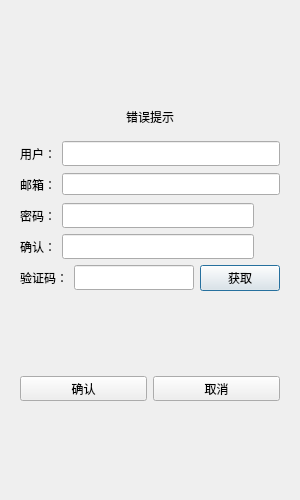
<?xml version="1.0" encoding="UTF-8"?>
<ui version="4.0">
 <class>RegisterDialog</class>
 <widget class="QDialog" name="RegisterDialog">
  <property name="geometry">
   <rect>
    <x>0</x>
    <y>0</y>
    <width>300</width>
    <height>500</height>
   </rect>
  </property>
  <property name="minimumSize">
   <size>
    <width>300</width>
    <height>500</height>
   </size>
  </property>
  <property name="maximumSize">
   <size>
    <width>300</width>
    <height>500</height>
   </size>
  </property>
  <property name="windowTitle">
   <string>Dialog</string>
  </property>
  <layout class="QHBoxLayout" name="horizontalLayout_9">
   <item>
    <layout class="QVBoxLayout" name="verticalLayout">
     <item>
      <widget class="QStackedWidget" name="stackedWidget">
       <property name="currentIndex">
        <number>0</number>
       </property>
       <widget class="QWidget" name="page">
        <layout class="QVBoxLayout" name="verticalLayout_3">
         <item>
          <spacer name="verticalSpacer">
           <property name="orientation">
            <enum>Qt::Vertical</enum>
           </property>
           <property name="sizeHint" stdset="0">
            <size>
             <width>20</width>
             <height>40</height>
            </size>
           </property>
          </spacer>
         </item>
         <item>
          <widget class="QWidget" name="widget" native="true">
           <layout class="QVBoxLayout" name="verticalLayout_4">
            <item>
             <widget class="QLabel" name="err_tip">
              <property name="text">
               <string>错误提示</string>
              </property>
              <property name="alignment">
               <set>Qt::AlignCenter</set>
              </property>
             </widget>
            </item>
           </layout>
          </widget>
         </item>
         <item>
          <layout class="QHBoxLayout" name="horizontalLayout">
           <item>
            <widget class="QLabel" name="user_label">
             <property name="minimumSize">
              <size>
               <width>0</width>
               <height>25</height>
              </size>
             </property>
             <property name="maximumSize">
              <size>
               <width>16777215</width>
               <height>25</height>
              </size>
             </property>
             <property name="text">
              <string>用户：</string>
             </property>
            </widget>
           </item>
           <item>
            <widget class="QLineEdit" name="user_edit">
             <property name="maximumSize">
              <size>
               <width>16777215</width>
               <height>25</height>
              </size>
             </property>
            </widget>
           </item>
          </layout>
         </item>
         <item>
          <layout class="QHBoxLayout" name="horizontalLayout_2">
           <item>
            <widget class="QLabel" name="email_label">
             <property name="minimumSize">
              <size>
               <width>0</width>
               <height>25</height>
              </size>
             </property>
             <property name="maximumSize">
              <size>
               <width>16777215</width>
               <height>25</height>
              </size>
             </property>
             <property name="text">
              <string>邮箱：</string>
             </property>
            </widget>
           </item>
           <item>
            <widget class="QLineEdit" name="email_edit"/>
           </item>
          </layout>
         </item>
         <item>
          <layout class="QHBoxLayout" name="horizontalLayout_3">
           <item>
            <widget class="QLabel" name="pass_label">
             <property name="minimumSize">
              <size>
               <width>0</width>
               <height>25</height>
              </size>
             </property>
             <property name="maximumSize">
              <size>
               <width>16777215</width>
               <height>25</height>
              </size>
             </property>
             <property name="text">
              <string>密码：</string>
             </property>
            </widget>
           </item>
           <item>
            <widget class="QLineEdit" name="pass_edit">
             <property name="maximumSize">
              <size>
               <width>16777215</width>
               <height>25</height>
              </size>
             </property>
            </widget>
           </item>
           <item>
            <widget class="ClickedLabel" name="pass_visible">
             <property name="minimumSize">
              <size>
               <width>20</width>
               <height>20</height>
              </size>
             </property>
             <property name="maximumSize">
              <size>
               <width>20</width>
               <height>20</height>
              </size>
             </property>
             <property name="text">
              <string/>
             </property>
            </widget>
           </item>
          </layout>
         </item>
         <item>
          <layout class="QHBoxLayout" name="horizontalLayout_4">
           <item>
            <widget class="QLabel" name="confirm_label">
             <property name="minimumSize">
              <size>
               <width>0</width>
               <height>25</height>
              </size>
             </property>
             <property name="maximumSize">
              <size>
               <width>16777215</width>
               <height>25</height>
              </size>
             </property>
             <property name="text">
              <string>确认：</string>
             </property>
            </widget>
           </item>
           <item>
            <widget class="QLineEdit" name="confirm_edit">
             <property name="minimumSize">
              <size>
               <width>0</width>
               <height>25</height>
              </size>
             </property>
             <property name="maximumSize">
              <size>
               <width>16777215</width>
               <height>25</height>
              </size>
             </property>
            </widget>
           </item>
           <item>
            <widget class="ClickedLabel" name="confirm_visible">
             <property name="minimumSize">
              <size>
               <width>20</width>
               <height>20</height>
              </size>
             </property>
             <property name="maximumSize">
              <size>
               <width>20</width>
               <height>20</height>
              </size>
             </property>
             <property name="text">
              <string/>
             </property>
            </widget>
           </item>
          </layout>
         </item>
         <item>
          <layout class="QHBoxLayout" name="horizontalLayout_5">
           <item>
            <widget class="QLabel" name="varify_label">
             <property name="minimumSize">
              <size>
               <width>0</width>
               <height>25</height>
              </size>
             </property>
             <property name="maximumSize">
              <size>
               <width>16777215</width>
               <height>25</height>
              </size>
             </property>
             <property name="text">
              <string>验证码：</string>
             </property>
            </widget>
           </item>
           <item>
            <widget class="QLineEdit" name="varify_edit">
             <property name="minimumSize">
              <size>
               <width>0</width>
               <height>25</height>
              </size>
             </property>
             <property name="maximumSize">
              <size>
               <width>16777215</width>
               <height>25</height>
              </size>
             </property>
            </widget>
           </item>
           <item>
            <widget class="TimerBtn" name="get_code">
             <property name="text">
              <string>获取</string>
             </property>
            </widget>
           </item>
          </layout>
         </item>
         <item>
          <spacer name="verticalSpacer_2">
           <property name="orientation">
            <enum>Qt::Vertical</enum>
           </property>
           <property name="sizeHint" stdset="0">
            <size>
             <width>20</width>
             <height>40</height>
            </size>
           </property>
          </spacer>
         </item>
         <item>
          <layout class="QHBoxLayout" name="horizontalLayout_6">
           <item>
            <widget class="QPushButton" name="sure_btn">
             <property name="minimumSize">
              <size>
               <width>0</width>
               <height>25</height>
              </size>
             </property>
             <property name="maximumSize">
              <size>
               <width>16777215</width>
               <height>25</height>
              </size>
             </property>
             <property name="text">
              <string>确认</string>
             </property>
            </widget>
           </item>
           <item>
            <widget class="QPushButton" name="cancel_btn">
             <property name="minimumSize">
              <size>
               <width>0</width>
               <height>25</height>
              </size>
             </property>
             <property name="maximumSize">
              <size>
               <width>16777215</width>
               <height>25</height>
              </size>
             </property>
             <property name="text">
              <string>取消</string>
             </property>
            </widget>
           </item>
          </layout>
         </item>
         <item>
          <spacer name="verticalSpacer_3">
           <property name="orientation">
            <enum>Qt::Vertical</enum>
           </property>
           <property name="sizeHint" stdset="0">
            <size>
             <width>20</width>
             <height>40</height>
            </size>
           </property>
          </spacer>
         </item>
        </layout>
       </widget>
       <widget class="QWidget" name="page_2">
        <layout class="QVBoxLayout" name="verticalLayout_5">
         <item>
          <spacer name="verticalSpacer_4">
           <property name="orientation">
            <enum>Qt::Vertical</enum>
           </property>
           <property name="sizeHint" stdset="0">
            <size>
             <width>20</width>
             <height>40</height>
            </size>
           </property>
          </spacer>
         </item>
         <item>
          <widget class="QLabel" name="tip_lb">
           <property name="text">
            <string>注册成功：5s</string>
           </property>
           <property name="alignment">
            <set>Qt::AlignCenter</set>
           </property>
          </widget>
         </item>
         <item>
          <widget class="QLabel" name="tip2_lb">
           <property name="text">
            <string>可点击返回按钮直接返回登录页面</string>
           </property>
           <property name="alignment">
            <set>Qt::AlignCenter</set>
           </property>
          </widget>
         </item>
         <item>
          <spacer name="verticalSpacer_5">
           <property name="orientation">
            <enum>Qt::Vertical</enum>
           </property>
           <property name="sizeHint" stdset="0">
            <size>
             <width>20</width>
             <height>40</height>
            </size>
           </property>
          </spacer>
         </item>
         <item>
          <widget class="QWidget" name="widget_2" native="true">
           <layout class="QHBoxLayout" name="horizontalLayout_10">
            <item>
             <spacer name="horizontalSpacer">
              <property name="orientation">
               <enum>Qt::Horizontal</enum>
              </property>
              <property name="sizeHint" stdset="0">
               <size>
                <width>59</width>
                <height>20</height>
               </size>
              </property>
             </spacer>
            </item>
            <item>
             <widget class="QPushButton" name="return_btn">
              <property name="minimumSize">
               <size>
                <width>0</width>
                <height>25</height>
               </size>
              </property>
              <property name="maximumSize">
               <size>
                <width>16777215</width>
                <height>25</height>
               </size>
              </property>
              <property name="text">
               <string>返回登录</string>
              </property>
             </widget>
            </item>
            <item>
             <spacer name="horizontalSpacer_2">
              <property name="orientation">
               <enum>Qt::Horizontal</enum>
              </property>
              <property name="sizeHint" stdset="0">
               <size>
                <width>60</width>
                <height>20</height>
               </size>
              </property>
             </spacer>
            </item>
           </layout>
          </widget>
         </item>
         <item>
          <spacer name="verticalSpacer_6">
           <property name="orientation">
            <enum>Qt::Vertical</enum>
           </property>
           <property name="sizeHint" stdset="0">
            <size>
             <width>20</width>
             <height>40</height>
            </size>
           </property>
          </spacer>
         </item>
        </layout>
       </widget>
      </widget>
     </item>
    </layout>
   </item>
  </layout>
 </widget>
 <customwidgets>
  <customwidget>
   <class>TimerBtn</class>
   <extends>QPushButton</extends>
   <header>timerbtn.h</header>
  </customwidget>
  <customwidget>
   <class>ClickedLabel</class>
   <extends>QLabel</extends>
   <header>clickedlabel.h</header>
  </customwidget>
 </customwidgets>
 <resources/>
 <connections/>
</ui>
